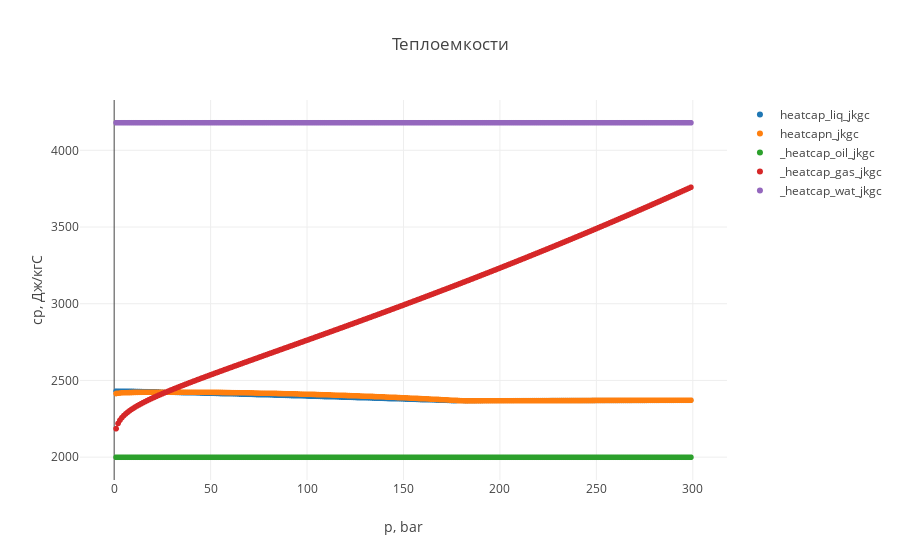

This figure's notebook cell:
### Code cell
trace1 = trace(multiphase_flow_data, 22)
trace2 = trace(multiphase_flow_data, 24)
trace3 = trace(fluid_data, 35)
trace4 = trace(fluid_data, 36)
trace5 = trace(fluid_data, 37)
data = [trace1, trace2, trace3, trace4, trace5]

plot('Теплоемкости', 'cp, Дж/кгС','p, bar')

### Figure 1 — Plotly figure (JSON) as saved in the notebook; plotly's stock layout.template omitted (floating-point values rounded to 4 significant figures; data arrays with more than 128 entries replaced by an {"elided": "..."} marker saying what was removed)
{"data": [{"mode": "markers", "name": "heatcap_liq_jkgc", "type": "scattergl", "uid": "d67d809b-63fd-43ac-b5db-e19606de9532", "x": {"elided": "299 int values"}, "y": {"elided": "299 float values"}}, {"mode": "markers", "name": "heatcapn_jkgc", "type": "scattergl", "uid": "134af5e5-881e-439a-abea-11dff2ac98d1", "x": {"elided": "299 int values"}, "y": {"elided": "299 float values"}}, {"mode": "markers", "name": "_heatcap_oil_jkgc", "type": "scattergl", "uid": "e6b57db9-93a7-41c9-84a6-4ceaf6aa9528", "x": {"elided": "299 int values"}, "y": {"elided": "299 float values"}}, {"mode": "markers", "name": "_heatcap_gas_jkgc", "type": "scattergl", "uid": "f4828b79-56d8-42da-8b47-f6fa85445c3a", "x": {"elided": "299 int values"}, "y": {"elided": "299 float values"}}, {"mode": "markers", "name": "_heatcap_wat_jkgc", "type": "scattergl", "uid": "c305b619-97c5-41c3-be15-b3f5c558f555", "x": {"elided": "299 int values"}, "y": {"elided": "299 float values"}}], "layout": {"title": {"text": "Теплоемкости"}, "xaxis": {"title": {"text": "p, bar"}}, "yaxis": {"title": {"text": "cp, Дж/кгС"}}}}
